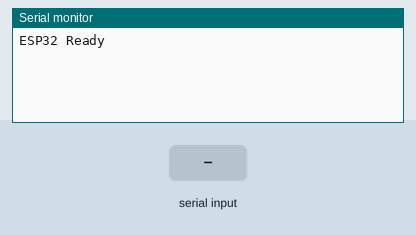
Simulated run of this sketch. Board: ESP32. Parts: the last lines printed to the serial monitor. Inputs (shaded band) come from the test bench.

Above: at 1.8 s.
1.9 s: "1\n" received over Serial
At 2.9 s:
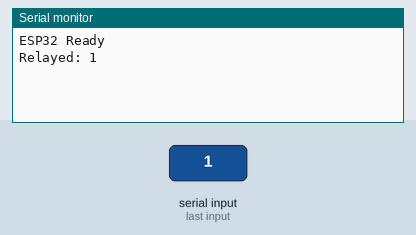
3.4 s: "0\n" received over Serial
At 4.0 s:
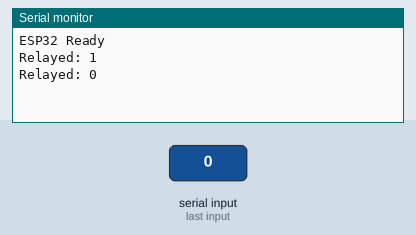
4.9 s: "2\n" received over Serial
At 6.4 s:
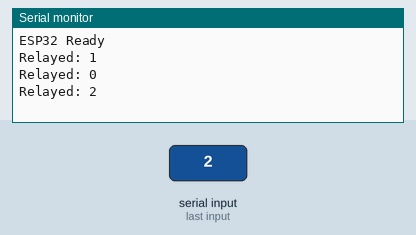

Measured:
- after the input at 1.9 s, the serial monitor: prints a new line at once (image 1)
- after the input at 3.4 s, the serial monitor: prints a new line at once (image 2)
- after the input at 4.9 s, the serial monitor: prints a new line at once (image 3)

The sketch:

csvToSerialSend.ino
```cpp
#define RXD2 16
#define TXD2 17

void setup() {
  Serial.begin(115200);
  delay(500);  // let boot noise settle
  Serial2.begin(115200, SERIAL_8N1, RXD2, TXD2);
  delay(100);
  while(Serial.available()) Serial.read();  // flush buffer
  Serial.println("ESP32 Ready");
}

void loop() {
  if (Serial.available()) {
    String line = Serial.readStringUntil('\n');
    Serial2.println(line);
    Serial.println("Relayed: " + line);
  }
}
```
